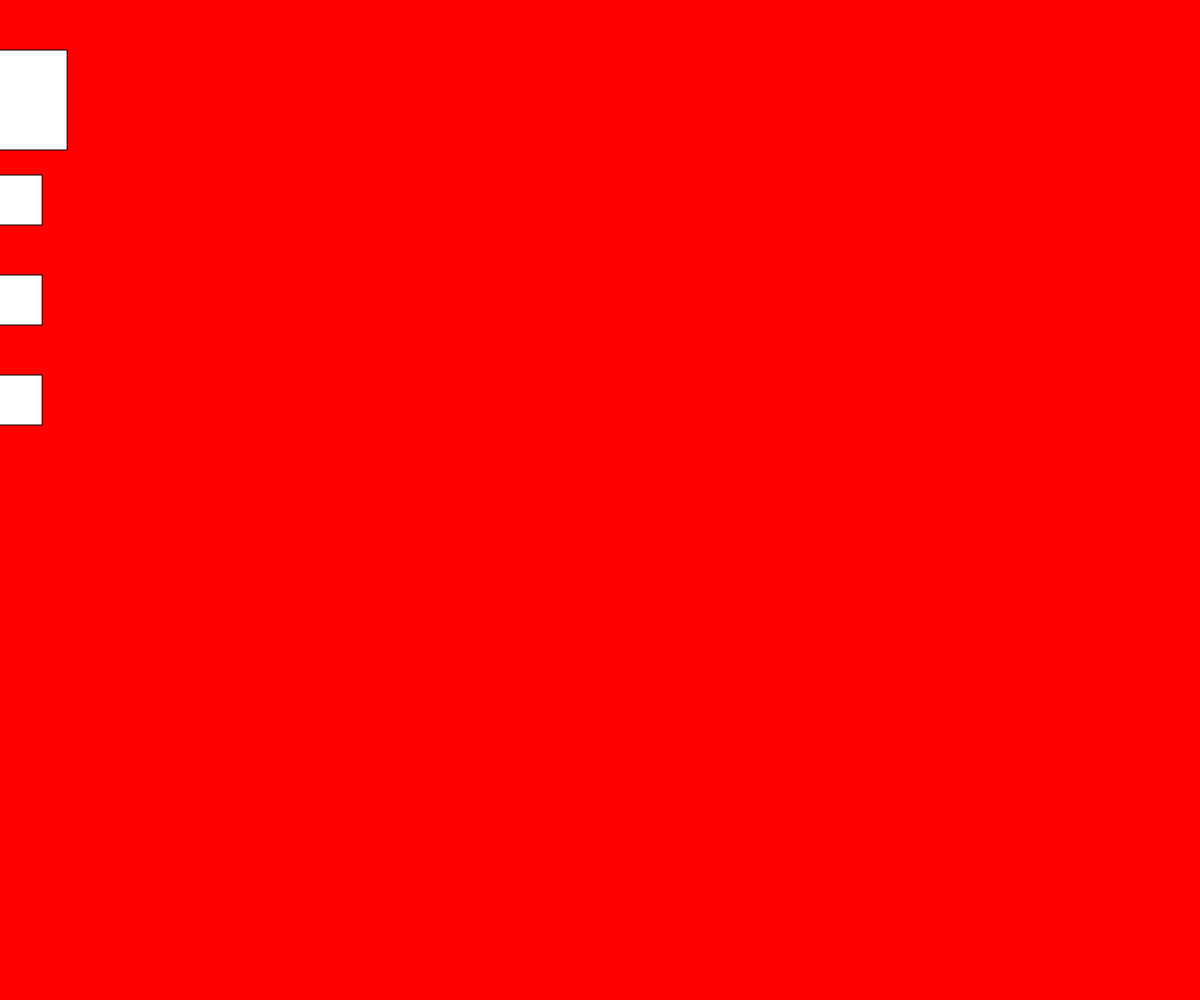
Frame 1 (no input)
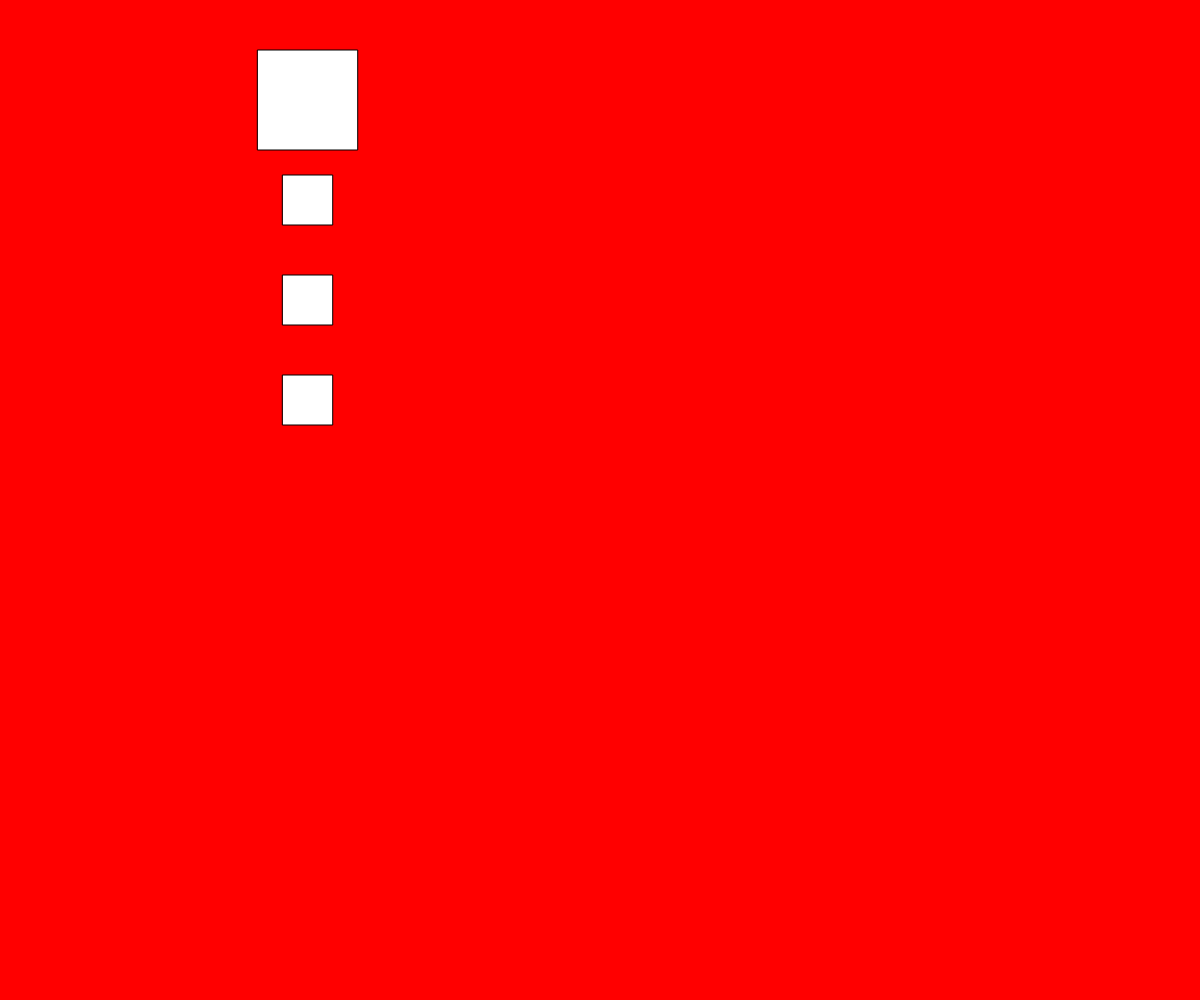
Frame 60 (no input)
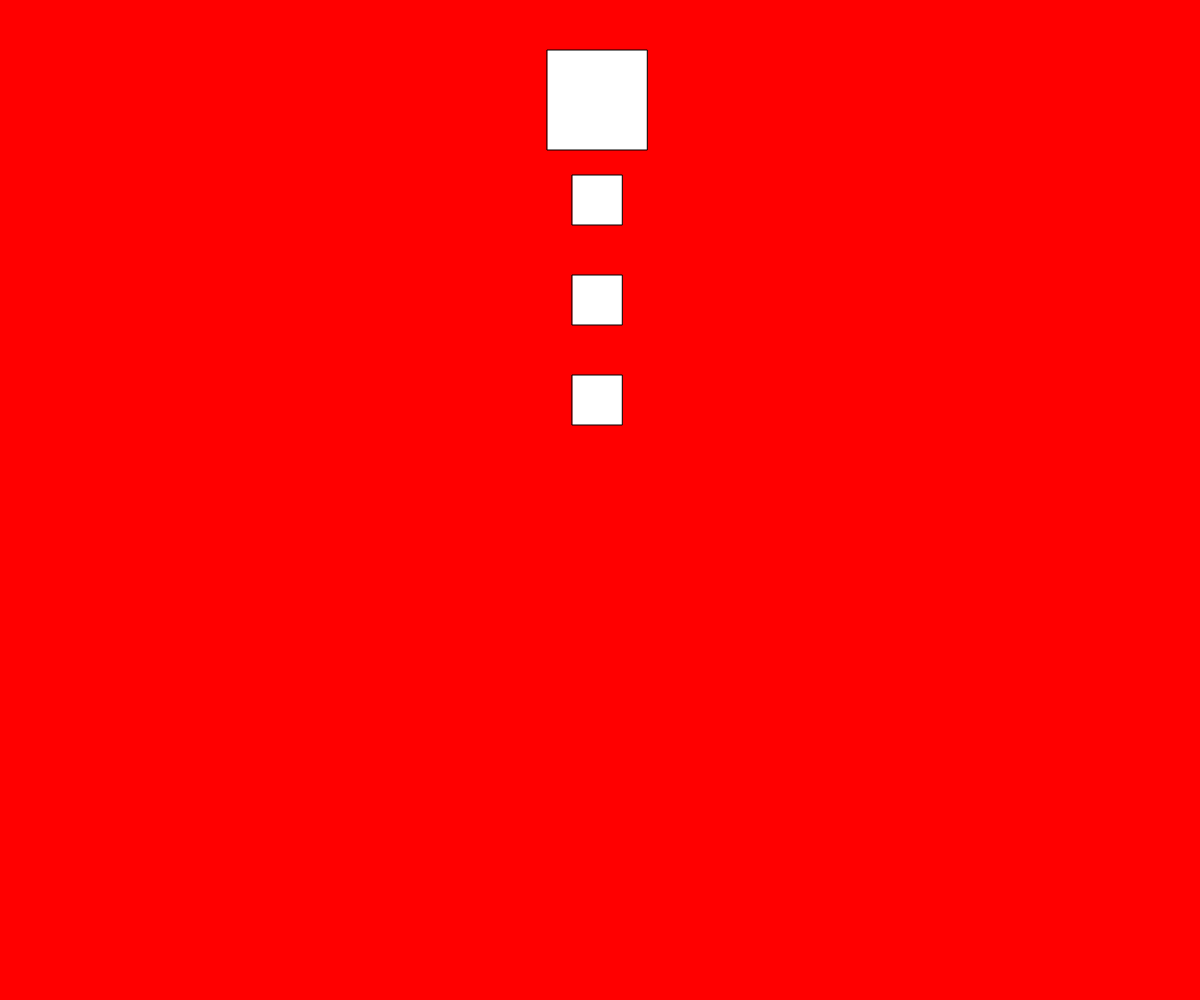
Frame 120 (the mouse pressed at the canvas centre since frame 60)

The p5.js sketch that drew these frames (run headless with seeded random() and noise() and a simulated clock; from frame 60 on, the mouse is pressed at the canvas centre):

// p5.js sketch
// ── sketch.js
var nombreEntier;

function setup() {
	createCanvas (windowWidth, windowHeight) ;

	background(255,0,0 );

	nombreEntier = 10;
	ahaha = "coucou";

	print (nombreEntier + 30);
}

function draw (){
	background(255,0,0 );

	nombreEntier = nombreEntier +  random(0,10);

	rectMode (CENTER);
	print(nombreEntier);
	rect (nombreEntier, 100, 100, 100);
	rect (nombreEntier, 200, 50, 50);
	rect (nombreEntier, 300, 50, 50);
	rect (nombreEntier, 400, 50, 50);

}
